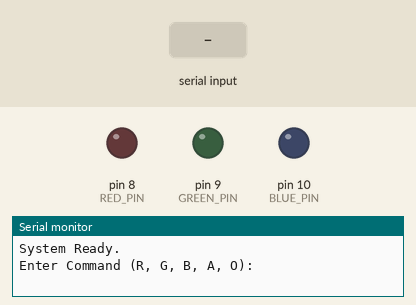
This sketch was run on a simulated Arduino Uno, built with avr-gcc and run on an emulated ATmega328P. On the bench: output pins drawn as LEDs (lit = HIGH), the last lines printed to the serial monitor. The inputs (shaded band) are chosen by the test bench.

Above: at 1.2 s.
1.3 s: "R" received over Serial
At 2.8 s:
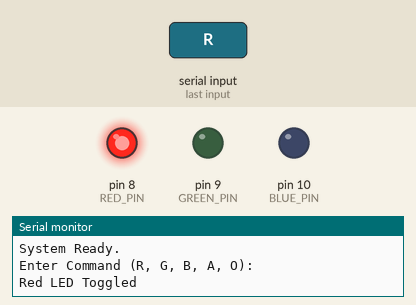
3.8 s: "G" received over Serial
At 5.9 s:
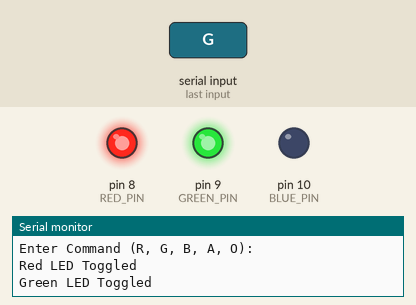
6.3 s: "B" received over Serial
At 7.8 s:
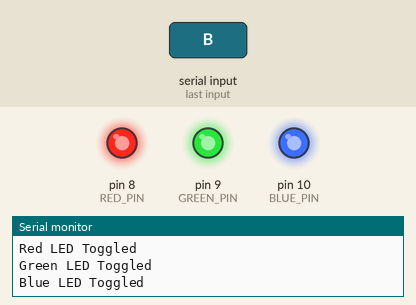
8.8 s: "V" received over Serial
At 11.0 s:
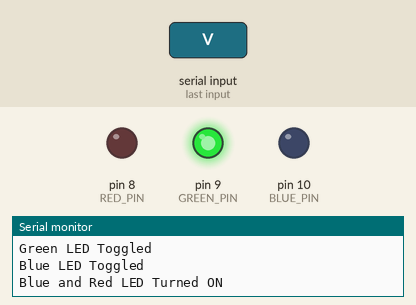
11.3 s: "B" received over Serial
At 12.8 s:
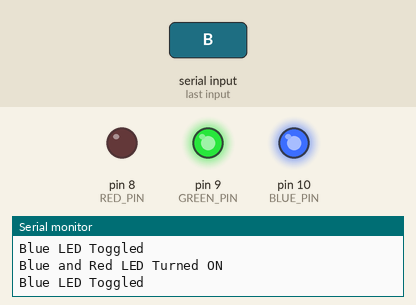
13.8 s: "G" received over Serial
At 16.0 s:
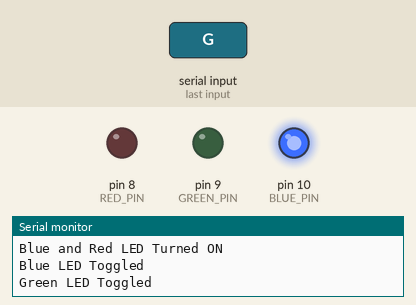
Timing chart, 0 to 17.3 s (numbered marks = the images above; inputs shaded):
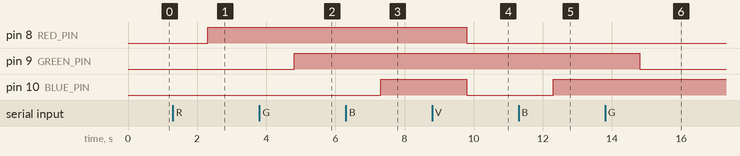

Measured:
- after the input at 1.3 s, pin 8 (RED_PIN): LOW → HIGH after 1.0 s
- after the input at 3.8 s, pin 9 (GREEN_PIN): LOW → HIGH after 1.0 s
- after the input at 6.3 s, pin 10 (BLUE_PIN): LOW → HIGH after 1.0 s
- after the input at 8.8 s, pin 8 (RED_PIN), pin 10 (BLUE_PIN): HIGH → LOW after 1.0 s
- after the input at 11.3 s, pin 10 (BLUE_PIN): LOW → HIGH after 1.0 s
- after the input at 13.8 s, pin 9 (GREEN_PIN): HIGH → LOW after 1.0 s

The sketch:

Laboratory_5.ino
```cpp
#include "ledheader.h"

void setup() {
  Serial.begin(9600);
  initLEDPins();

  Serial.println("System Ready.");
  Serial.println("Enter Command (R, G, B, A, O):");
}

void loop() {

  // Buffer Checker
  if (Serial.available() > 0) {

    delay(5);  // Ensures all characters from input are complete

    String input = Serial.readString();
    input.trim();

    // Removes extra characters
    if (input.length() != 1) {
      Serial.println("Error: Only ONE character allowed (R,G,B,A,O).");
      return;
    }

    // Input Verifier
    char choice = input.charAt(0);
    choice = toupper(choice); // Case-insensitive handling

    // Determines accepted input
    if (choice != 'R' && choice != 'G' && choice != 'B' && choice != 'A' && choice != 'O' && choice != 'V') {
      Serial.print("Error: Invalid Command '");
      Serial.print(choice);
      Serial.println("'");
      return;
    }


    switch (choice) {
      case 'R':
        toggleLED(RED_PIN);
        Serial.println("Red LED Toggled");
        break;

      case 'G':
        toggleLED(GREEN_PIN);
        Serial.println("Green LED Toggled");
        break;

      case 'B':
        toggleLED(BLUE_PIN);
        Serial.println("Blue LED Toggled");
        break;

      case 'A':
        turnAllOn();
        Serial.println("All LEDs ON");
        break;

      case 'O':
        turnAllOff();
        Serial.println("All LEDs OFF");
        break;

      case 'V':
        toggleLED(BLUE_PIN);
        toggleLED(RED_PIN);
        Serial.println("Blue and Red LED Turned ON");
        break;
    }
  }
}
```

ledheader.h
```cpp
#ifndef LED_FUNCTIONS_H
#define LED_FUNCTIONS_H

#include <Arduino.h>

const int RED_PIN = 8;
const int GREEN_PIN = 9;
const int BLUE_PIN = 10;

// Function to initialize pins
void initLEDPins() {
  pinMode(RED_PIN, OUTPUT);
  pinMode(GREEN_PIN, OUTPUT);
  pinMode(BLUE_PIN, OUTPUT);

  // Start with all OFF
  digitalWrite(RED_PIN, LOW);
  digitalWrite(GREEN_PIN, LOW);
  digitalWrite(BLUE_PIN, LOW);
}

// Function to toggle a specific pin
void toggleLED(int pin) {
  int state = digitalRead(pin); // Read current state
  digitalWrite(pin, !state);    // Write the opposite state
}

// Function to turn ALL LEDs ON
void turnAllOn() {
  digitalWrite(RED_PIN, HIGH);
  digitalWrite(GREEN_PIN, HIGH);
  digitalWrite(BLUE_PIN, HIGH);
}

// Function to turn ALL LEDs OFF
void turnAllOff() {
  digitalWrite(RED_PIN, LOW);
  digitalWrite(GREEN_PIN, LOW);
  digitalWrite(BLUE_PIN, LOW);
}

#endif
```
